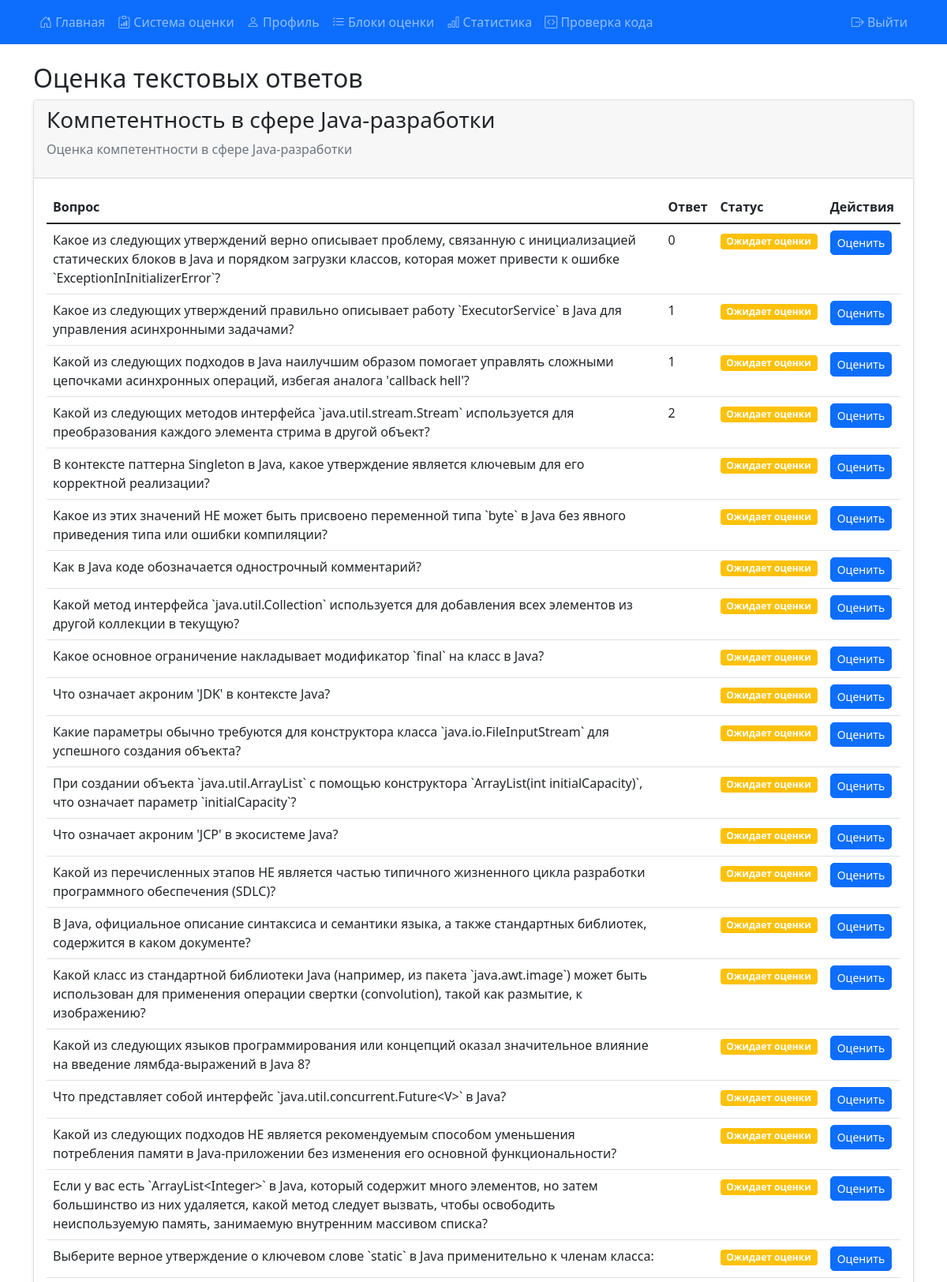
The app's page /expert/text_evaluations (signed in, upper part) with its own data.
### models.py (models this page shows, shortened)
class AssessmentBlock(db.Model):
    __tablename__ = 'assessment_block'
    id = db.Column(db.Integer, primary_key=True)
    name = db.Column(db.String(100), nullable=False)
    description = db.Column(db.Text)
    weight = db.Column(db.Float, default=1.0)
    max_score = db.Column(db.Float, default=10.0)
    questions = db.relationship('AssessmentQuestion', back_populates='block', lazy=True)

class AssessmentQuestion(db.Model):
    __tablename__ = 'assessment_question'
    id = db.Column(db.Integer, primary_key=True)
    block_id = db.Column(db.Integer, db.ForeignKey('assessment_block.id'), nullable=False)
    text = db.Column(db.Text, nullable=False)
    type = db.Column(db.String(20), nullable=False)
    options = db.Column(db.Text)
    correct_answer = db.Column(db.Text)
    correct_answer_description = db.Column(db.Text)
    points = db.Column(db.Integer, default=1)
    code_template = db.Column(db.Text)
    test_cases = db.Column(db.Text)
    example_solutions = db.Column(db.Text)
    block = db.relationship('AssessmentBlock', foreign_keys=[block_id])
    option_scores = db.Column(db.Text)
    description = db.Column(db.Text)
    criteria = db.Column(db.Text)
    max_score = db.Column(db.Float)
    weight = db.Column(db.Float)

### 1.py (the view)
@app.route('/expert/text_evaluations')
@role_required(['expert', 'admin'])
def expert_text_evaluations():
    try:
        results = AssessmentResult.query\
            .join(AssessmentBlock)\
            .join(AssessmentQuestion)\
            .filter(AssessmentQuestion.type.in_(['open', 'single', 'multiple']))\
            .filter(AssessmentResult.user_id != current_user.id)\
            .all()
        blocks_data = {}
        for result in results:
            try:
                answers = json.loads(result.answers)
                block = result.block
                if block.id not in blocks_data:
                    blocks_data[block.id] = {
                        'block': block,
                        'evaluations': []
                    }
                for question in block.questions:
                    if question.type in ['open', 'single', 'multiple']:
                        evaluation_id = f"eval_{result.id}_{question.id}"
                        blocks_data[block.id]['evaluations'].append({
                            'evaluation_id': evaluation_id,
                            'result': result,
                            'question': question,
                            'user_answer': answers.get(str(question.id), ''),
                            'block': block,
                            'is_evaluated': ExpertCodeEvaluation.query.filter_by(
                                assessment_result_id=result.id,
                                question_id=question.id
                            ).first() is not None
                        })
            except json.JSONDecodeError:
                continue
        return render_template('expert_text_evaluations.html', blocks_data=blocks_data)
    except Exception as e:
        flash(f'Ошибка при загрузке ответов для проверки: {str(e)}', 'error')
        return redirect(url_for('index'))

### 1.py (called while the page is built)
@login_manager.user_loader
def load_user(user_id):
    return db.session.get(User, int(user_id))

def debug_print(message):
    print(f"[DEBUG] {message}")
    logger.debug(message)
    with open('debug.log', 'a', encoding='utf-8') as f:
        f.write(f"{datetime.now().strftime('%Y-%m-%d %H:%M:%S')} - {message}\n")

def sync_session_role():
    if 'user_id' in session:
        user = db.session.get(User, session['user_id'])
        if user and session.get('role') != user.role:
            session['role'] = user.role
            debug_print(f"Synchronized session role to {user.role} for user {user.username}")

@app.before_request
def before_request():
    try:
        if current_user.is_authenticated and ('user_id' not in session or session.get('user_id') != current_user.id):
            session['user_id'] = current_user.id
            session['role'] = current_user.role
            session['username'] = current_user.username
            debug_print(f"Синхронизирована сессия с Flask-Login: user_id={current_user.id}")
        elif 'user_id' in session and not current_user.is_authenticated:
            user = db.session.get(User, session['user_id'])
            if user:
                login_user(user)
                debug_print(f"Восстановлена аутентификация из сессии: user_id={user.id}")
    except Exception as e:
        debug_print(f"Ошибка синхронизации аутентификации: {str(e)}")

    @app.template_filter('from_json')
    def from_json_filter(value):
        try:
            return json.loads(value)
        except (json.JSONDecodeError, TypeError):
            return value

### templates/expert_text_evaluations.html
{% extends "base.html" %}
{% block content %}
<div class="container mt-4">
    <h2>Оценка текстовых ответов</h2>
    {% for block_id, block_data in blocks_data.items() %}
    <div class="card mb-4">
        <div class="card-header">
            <h3>{{ block_data.block.name }}</h3>
            <p class="text-muted">{{ block_data.block.description }}</p>
        </div>
        <div class="card-body">
            {% if block_data.evaluations %}
                <div class="table-responsive">
                    <table class="table">
                        <thead>
                            <tr>
                                <th>Вопрос</th>
                                <th>Ответ</th>
                                <th>Статус</th>
                                <th>Действия</th>
                            </tr>
                        </thead>
                        <tbody>
                            {% for eval in block_data.evaluations %}
                            <tr>
                                <td>{{ eval.question.text }}</td>
                                <td>
                                    {% if eval.question.type == 'open' %}
                                        {{ eval.user_answer }}
                                    {% elif eval.question.type in ['single', 'multiple'] %}
                                        {% set options = eval.question.options|from_json %}
                                        {% if eval.question.type == 'single' %}
                                            {{ options[eval.user_answer] if eval.user_answer in options else eval.user_answer }}
                                        {% else %}
                                            {% set user_answers = eval.user_answer|from_json %}
                                            {% for answer in user_answers %}
                                                {{ options[answer] if answer in options else answer }}{% if not loop.last %}, {% endif %}
                                            {% endfor %}
                                        {% endif %}
                                    {% endif %}
                                </td>
                                <td>
                                    {% if eval.is_evaluated %}
                                        <span class="badge bg-success">Оценено</span>
                                    {% else %}
                                        <span class="badge bg-warning">Ожидает оценки</span>
                                    {% endif %}
                                </td>
                                <td>
                                    <a href="{{ url_for('evaluate_text', result_id=eval.result.id, question_id=eval.question.id) }}"
                                       class="btn btn-primary btn-sm">
                                        {% if eval.is_evaluated %}
                                            Изменить оценку
                                        {% else %}
                                            Оценить
                                        {% endif %}
                                    </a>
                                </td>
                            </tr>
                            {% endfor %}
                        </tbody>
                    </table>
                </div>
            {% else %}
                <p class="text-muted">Нет ответов для оценки в этом блоке</p>
            {% endif %}
        </div>
    </div>
    {% endfor %}
</div>
{% endblock %}

### templates/base.html (style rules this page uses)
body { min-height: 100vh; display: flex; flex-direction: column; }
.card { box-shadow: 0 2px 4px rgba(0,0,0,0.1); }
.btn { border-radius: 5px; }

### records on screen
AssessmentBlock: block.name "Компетентность в сфере Java-разработки", block.description "Оценка компетентности в сфере Java-разработки"
AssessmentQuestion: question.text "Какое из следующих утверждений верно описывает проблему, связанную с инициализацией статических блоков в Java и порядком загрузки классов, которая может привести к ошибке `ExceptionInInitializerError`?"
AssessmentQuestion: question.text "Какое из следующих утверждений правильно описывает работу `ExecutorService` в Java для управления асинхронными задачами?"
AssessmentQuestion: question.text "Какой из следующих подходов в Java наилучшим образом помогает управлять сложными цепочками асинхронных операций, избегая аналога 'callback hell'?"
AssessmentQuestion: question.text "Какой из следующих методов интерфейса `java.util.stream.Stream` используется для преобразования каждого элемента стрима в другой объект?"
AssessmentQuestion: question.text "В контексте паттерна Singleton в Java, какое утверждение является ключевым для его корректной реализации?"
AssessmentQuestion: question.text "Какое из этих значений НЕ может быть присвоено переменной типа `byte` в Java без явного приведения типа или ошибки компиляции?"
AssessmentQuestion: question.text "Как в Java коде обозначается однострочный комментарий?"
AssessmentQuestion: question.text "Какой метод интерфейса `java.util.Collection` используется для добавления всех элементов из другой коллекции в текущую?"
AssessmentQuestion: question.text "Какое основное ограничение накладывает модификатор `final` на класс в Java?"
AssessmentQuestion: question.text "Что означает акроним 'JDK' в контексте Java?"
AssessmentQuestion: question.text "Какие параметры обычно требуются для конструктора класса `java.io.FileInputStream` для успешного создания объекта?"
AssessmentQuestion: question.text "При создании объекта `java.util.ArrayList` с помощью конструктора `ArrayList(int initialCapacity)`, что означает параметр `initialCapacity`?"
AssessmentQuestion: question.text "Что означает акроним 'JCP' в экосистеме Java?"
AssessmentQuestion: question.text "Какой из перечисленных этапов НЕ является частью типичного жизненного цикла разработки программного обеспечения (SDLC)?"
AssessmentQuestion: question.text "В Java, официальное описание синтаксиса и семантики языка, а также стандартных библиотек, содержится в каком документе?"
AssessmentQuestion: question.text "Какой класс из стандартной библиотеки Java (например, из пакета `java.awt.image`) может быть использован для применения операции свертки (convolution), такой как размытие, к изображению?"
AssessmentQuestion: question.text "Какой из следующих языков программирования или концепций оказал значительное влияние на введение лямбда-выражений в Java 8?"
AssessmentQuestion: question.text "Что представляет собой интерфейс `java.util.concurrent.Future<V>` в Java?"
AssessmentQuestion: question.text "Какой из следующих подходов НЕ является рекомендуемым способом уменьшения потребления памяти в Java-приложении без изменения его основной функциональности?"
AssessmentQuestion: question.text "Если у вас есть `ArrayList<Integer>` в Java, который содержит много элементов, но затем большинство из них удаляется, какой метод следует вызвать, чтобы освободить неиспользуемую память, занимаемую внутренним массивом списка?"
AssessmentQuestion: question.text "Выберите верное утверждение о ключевом слове `static` в Java применительно к членам класса:"
